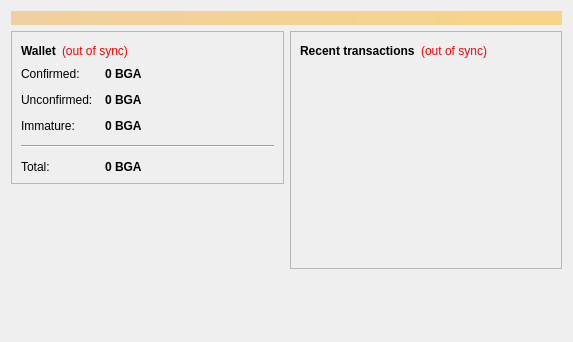
<?xml version="1.0" encoding="UTF-8"?>
<ui version="4.0">
 <class>OverviewPage</class>
 <widget class="QWidget" name="OverviewPage">
  <property name="geometry">
   <rect>
    <x>0</x>
    <y>0</y>
    <width>573</width>
    <height>342</height>
   </rect>
  </property>
  <property name="windowTitle">
   <string>Form</string>
  </property>
  <layout class="QVBoxLayout" name="topLayout">
   <item>
    <widget class="QLabel" name="labelAlerts">
     <property name="visible">
      <bool>false</bool>
     </property>
     <property name="styleSheet">
      <string notr="true">background-color: qlineargradient(x1: 0, y1: 0, x2: 1, y2: 0, stop:0 #F0D0A0, stop:1 #F8D488); color:#000000;</string>
     </property>
     <property name="wordWrap">
      <bool>true</bool>
     </property>
     <property name="margin">
      <number>3</number>
     </property>
    </widget>
   </item>
   <item>
    <layout class="QHBoxLayout" name="horizontalLayout" stretch="1,1">
     <item>
      <layout class="QVBoxLayout" name="verticalLayout_2">
       <item>
        <widget class="QFrame" name="frame">
         <property name="frameShape">
          <enum>QFrame::StyledPanel</enum>
         </property>
         <property name="frameShadow">
          <enum>QFrame::Raised</enum>
         </property>
         <layout class="QVBoxLayout" name="verticalLayout_4">
          <item>
           <layout class="QHBoxLayout" name="horizontalLayout_4">
            <item>
             <widget class="QLabel" name="label_5">
              <property name="font">
               <font>
                <weight>75</weight>
                <bold>true</bold>
               </font>
              </property>
              <property name="text">
               <string>Wallet</string>
              </property>
             </widget>
            </item>
            <item>
             <widget class="QLabel" name="labelWalletStatus">
              <property name="toolTip">
               <string>The displayed information may be out of date. Your wallet automatically synchronizes with the BitcoinGlobalAsset network after a connection is established, but this process has not completed yet.</string>
              </property>
              <property name="styleSheet">
               <string notr="true">QLabel { color: red; }</string>
              </property>
              <property name="text">
               <string notr="true">(out of sync)</string>
              </property>
              <property name="alignment">
               <set>Qt::AlignLeading|Qt::AlignLeft|Qt::AlignVCenter</set>
              </property>
             </widget>
            </item>
            <item>
             <spacer name="horizontalSpacer_2">
              <property name="orientation">
               <enum>Qt::Horizontal</enum>
              </property>
              <property name="sizeHint" stdset="0">
               <size>
                <width>40</width>
                <height>20</height>
               </size>
              </property>
             </spacer>
            </item>
           </layout>
          </item>
          <item>
           <layout class="QFormLayout" name="formLayout_2">
            <property name="fieldGrowthPolicy">
             <enum>QFormLayout::AllNonFixedFieldsGrow</enum>
            </property>
            <property name="horizontalSpacing">
             <number>12</number>
            </property>
            <property name="verticalSpacing">
             <number>12</number>
            </property>
            <item row="0" column="0">
             <widget class="QLabel" name="label">
              <property name="text">
               <string>Confirmed:</string>
              </property>
             </widget>
            </item>
            <item row="0" column="1">
             <widget class="QLabel" name="labelBalance">
              <property name="font">
               <font>
                <weight>75</weight>
                <bold>true</bold>
               </font>
              </property>
              <property name="cursor">
               <cursorShape>IBeamCursor</cursorShape>
              </property>
              <property name="toolTip">
               <string>Your current spendable balance</string>
              </property>
              <property name="text">
               <string notr="true">0 BGA</string>
              </property>
              <property name="textInteractionFlags">
               <set>Qt::LinksAccessibleByMouse|Qt::TextSelectableByKeyboard|Qt::TextSelectableByMouse</set>
              </property>
             </widget>
            </item>
            <item row="1" column="0">
             <widget class="QLabel" name="label_3">
              <property name="text">
               <string>Unconfirmed:</string>
              </property>
             </widget>
            </item>
            <item row="1" column="1">
             <widget class="QLabel" name="labelUnconfirmed">
              <property name="font">
               <font>
                <weight>75</weight>
                <bold>true</bold>
               </font>
              </property>
              <property name="cursor">
               <cursorShape>IBeamCursor</cursorShape>
              </property>
              <property name="toolTip">
               <string>Total of transactions that have yet to be confirmed, and do not yet count toward the spendable balance</string>
              </property>
              <property name="text">
               <string notr="true">0 BGA</string>
              </property>
              <property name="textInteractionFlags">
               <set>Qt::LinksAccessibleByMouse|Qt::TextSelectableByKeyboard|Qt::TextSelectableByMouse</set>
              </property>
             </widget>
            </item>
            <item row="2" column="0">
             <widget class="QLabel" name="labelImmatureText">
              <property name="text">
               <string>Immature:</string>
              </property>
             </widget>
            </item>
            <item row="2" column="1">
             <widget class="QLabel" name="labelImmature">
              <property name="font">
               <font>
                <weight>75</weight>
                <bold>true</bold>
               </font>
              </property>
              <property name="toolTip">
               <string>Mined balance that has not yet matured</string>
              </property>
              <property name="text">
               <string notr="true">0 BGA</string>
              </property>
              <property name="textInteractionFlags">
               <set>Qt::LinksAccessibleByMouse|Qt::TextSelectableByKeyboard|Qt::TextSelectableByMouse</set>
              </property>
             </widget>
            </item>
            <item row="4" column="0">
             <widget class="QLabel" name="labelTotalText">
              <property name="text">
               <string>Total:</string>
              </property>
             </widget>
            </item>
            <item row="4" column="1">
             <widget class="QLabel" name="labelTotal">
              <property name="font">
               <font>
                <weight>75</weight>
                <bold>true</bold>
               </font>
              </property>
              <property name="cursor">
               <cursorShape>IBeamCursor</cursorShape>
              </property>
              <property name="toolTip">
               <string>Your current total balance</string>
              </property>
              <property name="text">
               <string notr="true">0 BGA</string>
              </property>
              <property name="textInteractionFlags">
               <set>Qt::LinksAccessibleByMouse|Qt::TextSelectableByKeyboard|Qt::TextSelectableByMouse</set>
              </property>
             </widget>
            </item>
            <item row="3" column="0" colspan="2">
             <widget class="Line" name="line">
              <property name="orientation">
               <enum>Qt::Horizontal</enum>
              </property>
             </widget>
            </item>
           </layout>
          </item>
         </layout>
        </widget>
       </item>
       <item>
        <spacer name="verticalSpacer">
         <property name="orientation">
          <enum>Qt::Vertical</enum>
         </property>
         <property name="sizeHint" stdset="0">
          <size>
           <width>20</width>
           <height>40</height>
          </size>
         </property>
        </spacer>
       </item>
      </layout>
     </item>
     <item>
      <layout class="QVBoxLayout" name="verticalLayout_3">
       <item>
        <widget class="QFrame" name="frame_2">
         <property name="frameShape">
          <enum>QFrame::StyledPanel</enum>
         </property>
         <property name="frameShadow">
          <enum>QFrame::Raised</enum>
         </property>
         <layout class="QVBoxLayout" name="verticalLayout">
          <item>
           <layout class="QHBoxLayout" name="horizontalLayout_2">
            <item>
             <widget class="QLabel" name="label_4">
              <property name="text">
               <string>&lt;b&gt;Recent transactions&lt;/b&gt;</string>
              </property>
             </widget>
            </item>
            <item>
             <widget class="QLabel" name="labelTransactionsStatus">
              <property name="toolTip">
               <string>The displayed information may be out of date. Your wallet automatically synchronizes with the BitcoinGlobalAsset network after a connection is established, but this process has not completed yet.</string>
              </property>
              <property name="styleSheet">
               <string notr="true">QLabel { color: red; }</string>
              </property>
              <property name="text">
               <string notr="true">(out of sync)</string>
              </property>
              <property name="alignment">
               <set>Qt::AlignRight|Qt::AlignTrailing|Qt::AlignVCenter</set>
              </property>
             </widget>
            </item>
            <item>
             <spacer name="horizontalSpacer">
              <property name="orientation">
               <enum>Qt::Horizontal</enum>
              </property>
              <property name="sizeHint" stdset="0">
               <size>
                <width>40</width>
                <height>20</height>
               </size>
              </property>
             </spacer>
            </item>
           </layout>
          </item>
          <item>
           <widget class="QListView" name="listTransactions">
            <property name="styleSheet">
             <string notr="true">QListView { background: transparent; }</string>
            </property>
            <property name="frameShape">
             <enum>QFrame::NoFrame</enum>
            </property>
            <property name="verticalScrollBarPolicy">
             <enum>Qt::ScrollBarAlwaysOff</enum>
            </property>
            <property name="horizontalScrollBarPolicy">
             <enum>Qt::ScrollBarAlwaysOff</enum>
            </property>
            <property name="selectionMode">
             <enum>QAbstractItemView::NoSelection</enum>
            </property>
           </widget>
          </item>
         </layout>
        </widget>
       </item>
       <item>
        <spacer name="verticalSpacer_2">
         <property name="orientation">
          <enum>Qt::Vertical</enum>
         </property>
         <property name="sizeHint" stdset="0">
          <size>
           <width>20</width>
           <height>40</height>
          </size>
         </property>
        </spacer>
       </item>
      </layout>
     </item>
    </layout>
   </item>
  </layout>
 </widget>
 <resources/>
 <connections/>
</ui>
